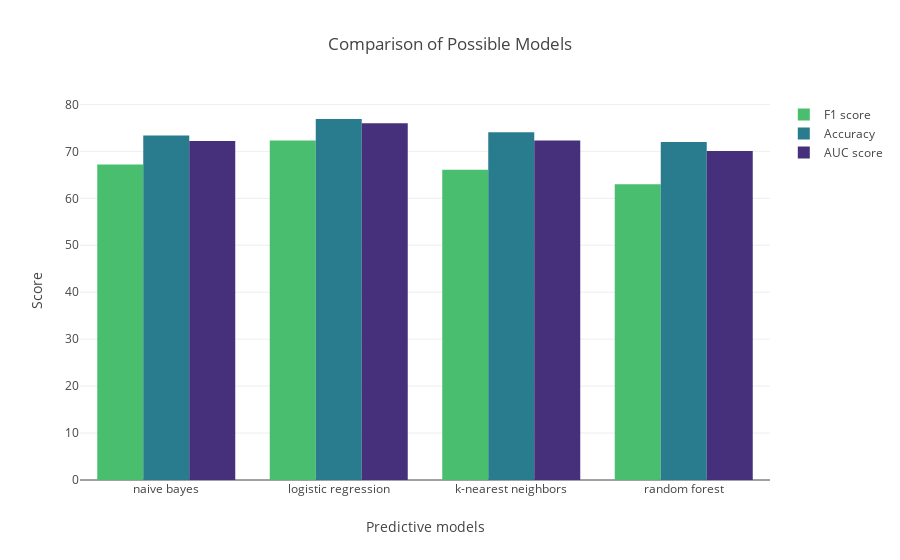

The code cell stored with this chart in its notebook:
### Code cell
# Let's display that with plotly.
mydata1 = go.Bar(
    x=compare_models.loc['F1 score'].index,
    y=compare_models.loc['F1 score'],
    name=compare_models.index[0],
    marker=dict(color=Viridis[50])
)
mydata2 = go.Bar(
    x=compare_models.loc['Accuracy'].index,
    y=compare_models.loc['Accuracy'],
    name=compare_models.index[1],
    marker=dict(color=Viridis[30])
)
mydata3 = go.Bar(
    x=compare_models.loc['AUC score'].index,
    y=compare_models.loc['AUC score'],
    name=compare_models.index[2],
    marker=dict(color=Viridis[10])
)
mylayout = go.Layout(
    title='Comparison of Possible Models',
    xaxis = dict(title = 'Predictive models'), # x-axis label
    yaxis = dict(title = 'Score'), # y-axis label
    
)
fig = go.Figure(data=[mydata1, mydata2, mydata3], layout=mylayout)
iplot(fig)

### Figure 1 — Plotly figure (JSON) as saved in the notebook; plotly's stock layout.template omitted (floating-point values rounded to 4 significant figures)
{"data": [{"marker": {"color": "#49be6e"}, "name": "F1 score", "type": "bar", "uid": "b692391c-b62a-4ac5-ac57-09c9efffa64b", "x": ["naive bayes", "logistic regression", "k-nearest neighbors", "random forest"], "y": [67.2, 72.3, 66.1, 63]}, {"marker": {"color": "#287c8e"}, "name": "Accuracy", "type": "bar", "uid": "e4fb3ce9-b784-40f7-bda6-f8c64408b667", "x": ["naive bayes", "logistic regression", "k-nearest neighbors", "random forest"], "y": [73.4, 76.9, 74.1, 72]}, {"marker": {"color": "#46307c"}, "name": "AUC score", "type": "bar", "uid": "dec9db70-0f0b-4a5b-99fc-ef76d65e222d", "x": ["naive bayes", "logistic regression", "k-nearest neighbors", "random forest"], "y": [72.2, 76, 72.3, 70.1]}], "layout": {"title": {"text": "Comparison of Possible Models"}, "xaxis": {"title": {"text": "Predictive models"}}, "yaxis": {"title": {"text": "Score"}}}}
